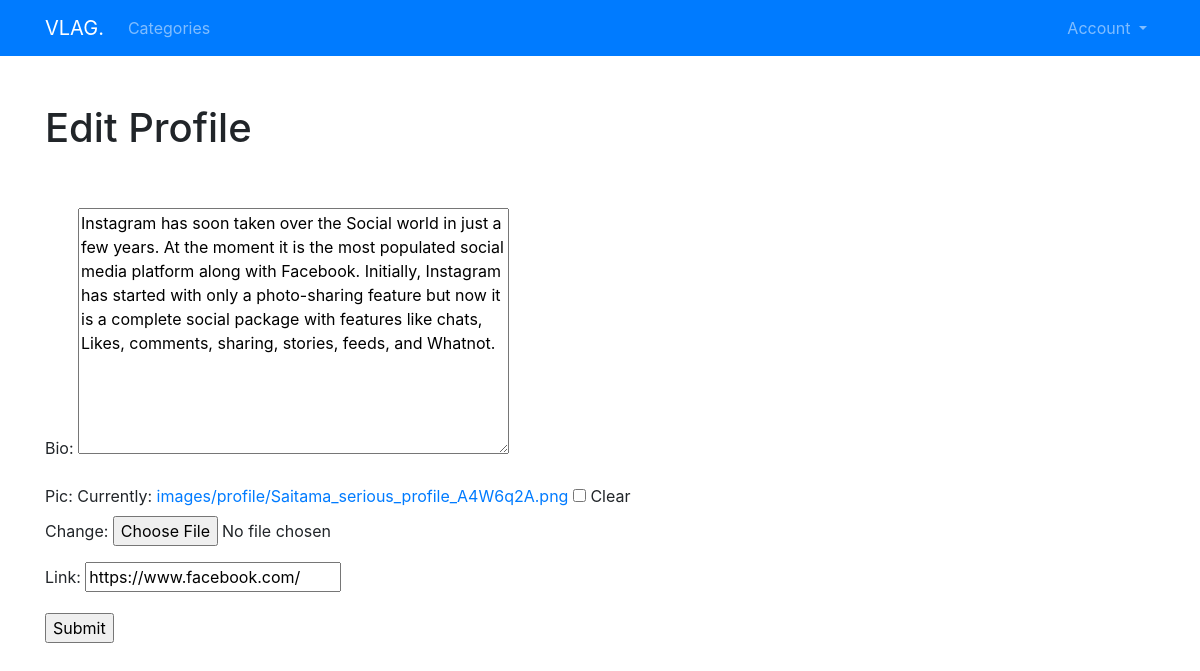
/user/edit-info/1/ (signed in), run on the app's committed database.
### post/models.py (models this page shows, shortened)
class Profile(models.Model):
    user = models.OneToOneField(User, null=True, on_delete=models.CASCADE)
    bio = models.TextField()
    pic = models.ImageField(null=True, blank=True, upload_to='images/profile/')
    link = models.CharField(max_length=255, null=True, blank=True)

### accounts/views.py (the view)
# urls.py: path('edit-info/<int:pk>/', views.InfoEditView.as_view(), name='edit-info'),
class InfoEditView(generic.UpdateView):
    model = Profile
    fields = ['bio', 'pic', 'link']
    template_name = 'registration/edit-info.html'
    success_url = reverse_lazy('post:home')

### accounts/templates/registration/edit-info.html
{% extends 'post/main.html' %} {% block content %}
{% if user.is_authenticated %}
{% if user.id == profile.user.id %}
<h1>Edit Profile</h1>
<br><br>
<form method="post" enctype="multipart/form-data">
  {% csrf_token %} {{ form.as_p }}
  <input type="submit">
</form>
{% endif %}
{% endif %}
{% endblock %}

### data on the page
Profile: bio "Instagram has soon taken over the Social world in just a few years. At the moment it is the most populated social media platform along with Facebook. Initially, Instagram has started with only a photo-sharing feature but now it is a complete social package with features like chats, Likes, comments, sharing, stories, feeds, and Whatnot.", link "https://www.facebook.com/"
